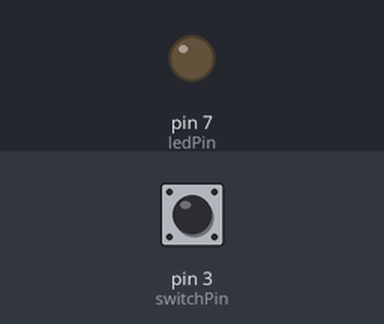
Bench run of a sketch on a simulated Arduino Uno, built with avr-gcc and run on an emulated ATmega328P. On the bench: output pins drawn as LEDs (lit = HIGH). The test bench sets the inputs (shaded band); at power-on: pin 3 (switchPin) LOW.

Above: at 1.2 s.
1.3 s: pin 3 (switchPin) pulled HIGH for 0.15 s
Timing chart, 0 to 7.8 s (numbered marks = the images above; inputs shaded):
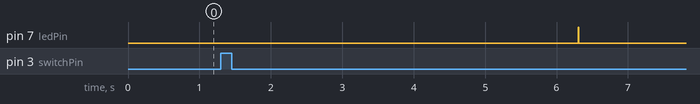

The sketch:

AcelerometerSD.ino
```cpp
/// <summary>
/// The purpose of this code is to take the
/// data input from an MPU6050 accelerometer
/// and log it to a micro SD card. The data
/// acquisition starts after a certain number
/// of milliseconds of activating a switch and
/// stops when the switch is deactivated. An LED
/// is in charge of showing whether data is being
/// recorded or not.
/// </summary>

/// Arduino Uno connections
/// Terminal | Pin
///   - MPU6050 Sensor -
/// VCC  --> 5V
/// GND  --> Gnd
/// SCL  --> A4
/// SDA  --> A5
///   - SD Adapter -
/// GND  --> Gnd
/// VCC  --> 5V
/// MISO --> D12
/// MOSI --> D11
/// SCK  --> D13
/// CS   --> D9
///   - Switch -
/// GND  --> Gnd
/// VCC  --> D3
///   - LED -
/// GND  --> Gnd
/// VCC  --> D7

// Libraries to control the accelerometer
#include "I2Cdev.h"
#include "MPU6050.h"
#include "Wire.h"

// Library to control the SD adapter
#include <SD.h>

/// <summary> Reference to initialize and control the sensor </summary>
MPU6050 sensor;
/// <summary> Reference to the data log file of the SD card </summary>
File logFile;

/// <summary> Pin to which it is connected the switch</summary>
int switchPin = 3;
/// <summary> Pin to which it is connected the led positive terminal </summary>
int ledPin = 7;
/// <summary> Delay between data collection and data writing </summary>
const int DELAY = 10;
/// <summary> Delay after the switch is activated for data collection to begin </summary>
const int START_DELAY = 5000;
/// <summary> Check indicates if the time for data collection has elapsed </summary>
bool logData = false;
/// <summary> Variables to store the acceleration in the three axes </summary>
int ax, ay, az;

void setup()
{
  // Switch pins and LED are initialized.
  pinMode(switchPin, INPUT);
  pinMode(ledPin, OUTPUT);
  // Start with LED off
  digitalWrite(ledPin, LOW);
  // The sensor is initialized
  sensor.initialize();
}

void loop()
{
  // The negative value of Stop is taken
  bool start = !Stop();

  // If the switch is enabled and logData is true,
  // write the accelaration on the SD card file
  if (start && logData)
  {
    Write();
  }
  // If only the switch is enabled call Wait
  else if (start)
  {
    Wait();
  }
  // Wait DELAY time
  delay(DELAY);
}

/// <summary> Returns the current value of the switch </summary>
bool Stop()
{
  int value = digitalRead(switchPin);
  if (value == HIGH)
  {
    return false;
  }
  else
  {
    // Turns off the LED
    digitalWrite(ledPin, LOW);
    return true;
  }
}

/// <summary> Wait the time after the switch is activated and register that the data can be written </summary>
void Wait()
{
  delay(START_DELAY);
  digitalWrite(ledPin, HIGH);
  logData = true;
}

/// <summary> Wait the time after the switch is activated and register that the data can be written </summary>
void Write()
{
  // The file is opened to write the data
  logFile = SD.open("datalog.txt", FILE_WRITE);
  // Acceleration is recorded
  sensor.getAcceleration(&ax, &ay, &az);
  // If the file was opened successfully, the data is added
  if (logFile) {
    logFile.print(ax); logFile.print(",");
    logFile.print(ay); logFile.print(",");
    logFile.print(az); logFile.print(",");
    logFile.println(millis());
    logFile.close();
  }
  // Else, an error and the time at the time of the error are recorded
  else {
    logFile.print("Error en t = ");
    logFile.println(millis());
  }
}
```

Measured:
- after the input at 1.3 s, pin 7 (ledPin): LOW → HIGH after 5.0 s, → LOW 0.01 s later
